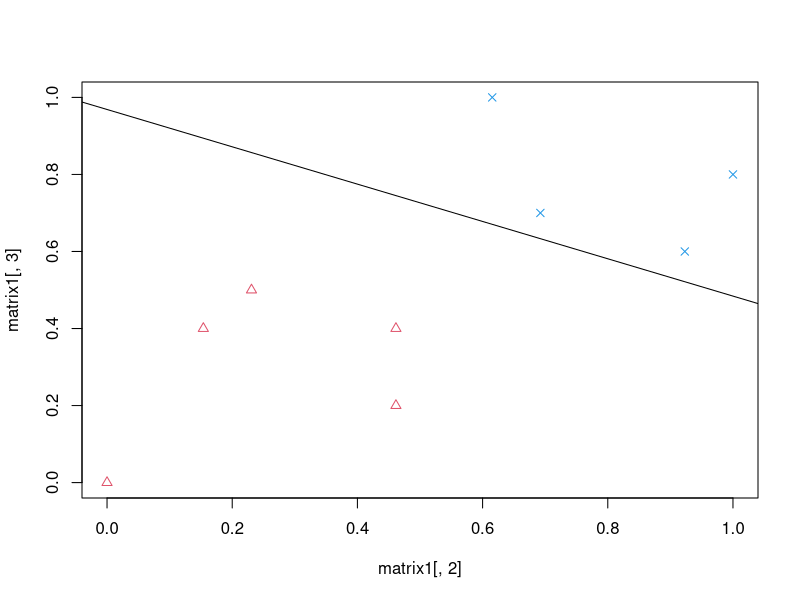

Source code (R):
set.seed(88)

library(magrittr)
library(scales)

# We have data from two classes. The first class has five samples {(-1,-1), (2,0), (2,1), (0,1), (0.5, 1.5)}.
# The second class has four samples {(3.5,2.5), (3,4), (5,2), (5.5,3)}.
matrix1 <- t(matrix(c(-1,-1,1,
             2,0,1,
             2,1,1,
             0,1,1,
             0.5,1.5,1,
             3.5,2.5,2,
             3,4,2,
             5,2,2,
             5.5,3,2),
             nrow=3))

matrix1[,1] <- matrix1[,1] %>% scale(center=TRUE) %>% rescale(to=c(0,1))
matrix1[,2] <- matrix1[,2] %>% scale(center=TRUE) %>% rescale(to=c(0,1))
matrix1[,3] <- matrix1[,3] %>% rescale(to=c(-1,1))

matrix1 <- cbind(rep(1,nrow(matrix1)),matrix1)

w <- as.matrix(runif(n=3,min=0,max=1))

roundAwayFromZero <- function(x){
  if(x >= 0){
    return(1)
  }else{
    return(-1)
  }
}

loopCounter = 0

repeat{
  classifications <- sapply(t(w) %*% t(matrix1[,1:3]),roundAwayFromZero)
  errs <- sum(abs(classifications - matrix1[,4]))
  if(errs == 0){
    break
  }
  for(i in 1:nrow(matrix1)){
    pred <- t(w) %*% matrix1[i,1:3] %>% roundAwayFromZero()
    if(pred != matrix1[i,4]){
      if(pred == -1){
        w <- w + matrix1[i,1:3]
      }else{
        w <- w - matrix1[i,1:3]
      }
    }
  }
  loopCounter = loopCounter + 1
}

plot(x=matrix1[,2],y=matrix1[,3],pch=3 + matrix1[,4],col=3 + matrix1[,4])
abline(b=(-(w[1]/w[3])/(w[1]/w[2])),a=-w[1]/w[3])

